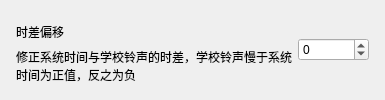
          <widget class="CardWidget" name="CardWidget_7">
           <property name="minimumSize">
            <size>
             <width>0</width>
             <height>70</height>
            </size>
           </property>
           <layout class="QHBoxLayout" name="horizontalLayout_7">
            <property name="leftMargin">
             <number>16</number>
            </property>
            <property name="topMargin">
             <number>16</number>
            </property>
            <property name="rightMargin">
             <number>16</number>
            </property>
            <property name="bottomMargin">
             <number>16</number>
            </property>
            <item>
             <layout class="QVBoxLayout" name="verticalLayout_11">
              <property name="spacing">
               <number>0</number>
              </property>
              <item>
               <widget class="StrongBodyLabel" name="StrongBodyLabel_7">
                <property name="text">
                 <string>时差偏移</string>
                </property>
                <property name="wordWrap">
                 <bool>true</bool>
                </property>
               </widget>
              </item>
              <item>
               <widget class="CaptionLabel" name="CaptionLabel_6">
                <property name="text">
                 <string>修正系统时间与学校铃声的时差，学校铃声慢于系统时间为正值，反之为负</string>
                </property>
                <property name="wordWrap">
                 <bool>true</bool>
                </property>
                <property name="lightColor" stdset="0">
                 <color alpha="150">
                  <red>0</red>
                  <green>0</green>
                  <blue>0</blue>
                 </color>
                </property>
                <property name="darkColor" stdset="0">
                 <color alpha="200">
                  <red>255</red>
                  <green>255</green>
                  <blue>255</blue>
                 </color>
                </property>
               </widget>
              </item>
             </layout>
            </item>
            <item>
             <widget class="SpinBox" name="offset_spin">
              <property name="sizePolicy">
               <sizepolicy hsizetype="Maximum" vsizetype="Fixed">
                <horstretch>0</horstretch>
                <verstretch>0</verstretch>
               </sizepolicy>
              </property>
              <property name="minimum">
               <number>-114514</number>
              </property>
              <property name="maximum">
               <number>114514</number>
              </property>
             </widget>
            </item>
           </layout>
          </widget>
